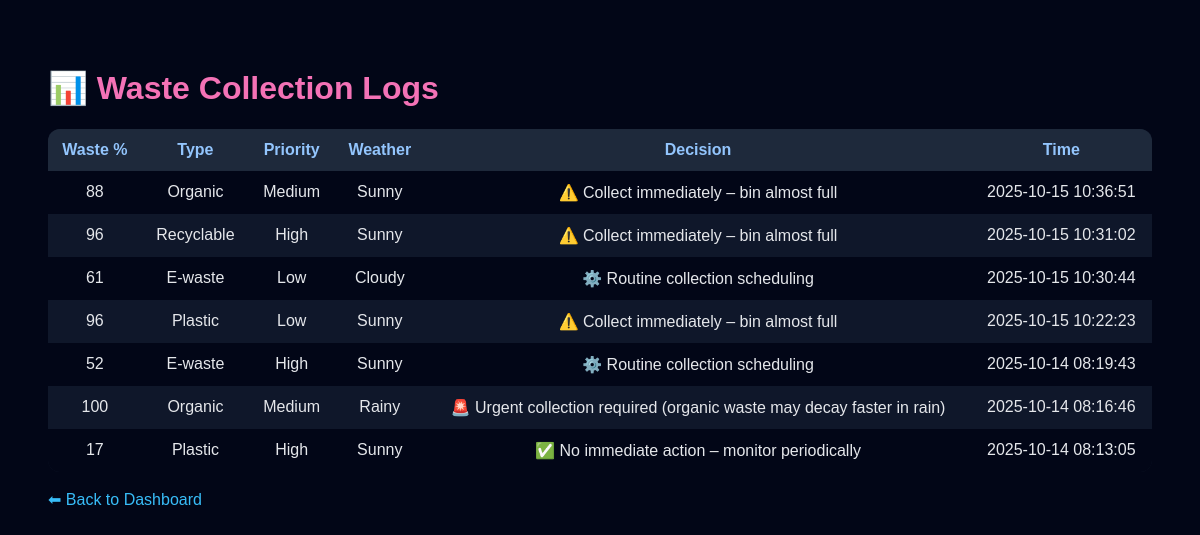
Page /logs on the committed database.
### tables this page shows
CREATE TABLE waste_log (
    id INTEGER PRIMARY KEY AUTOINCREMENT,
    waste_level INTEGER,
    waste_type TEXT,
    location_priority TEXT,
    weather_condition TEXT,
    decision TEXT,
    timestamp DATETIME DEFAULT CURRENT_TIMESTAMP
);

### agent.py (the view)
@app.route("/logs")
def logs():
    c.execute("""
        SELECT waste_level, waste_type, location_priority,
               weather_condition, decision, timestamp
        FROM waste_log ORDER BY timestamp DESC
    """)
    rows = c.fetchall()
    return render_template("logs.html", rows=rows)

### templates/logs.html (shortened to what this page needs)
<!DOCTYPE html>
<html>
<head>
</head>
<body>
    <h1>📊 Waste Collection Logs</h1>
    <table>
        <tr>
            <th>Waste %</th>
            <th>Type</th>
            <th>Priority</th>
            <th>Weather</th>
            <th>Decision</th>
            <th>Time</th>
        </tr>
        {% for row in rows %}
        <tr>
            <td>{{ row[0] }}</td>
            <td>{{ row[1] }}</td>
            <td>{{ row[2] }}</td>
            <td>{{ row[3] }}</td>
            <td>{{ row[4] }}</td>
            <td>{{ row[5] }}</td>
        </tr>
        {% endfor %}
    </table>
    <br>
    <a href="/">⬅ Back to Dashboard</a>
</body>
</html>

### templates/logs.html (style rules this page uses)
body { background: #020617; color: #e5e7eb; font-family: Arial, sans-serif; padding: 40px; }
h1 { color: #f472b6; }
table { width: 100%; border-collapse: collapse; margin-top: 20px; background: #0f172a; border-radius: 12px; overflow: hidden; }
th, td { padding: 12px; text-align: center; }
th { background: #1e293b; color: #93c5fd; }
tr:nth-child(even) { background: #020617; }
a { color: #38bdf8; text-decoration: none; }

### rows in the picture
waste_log: waste_level "88", waste_type "Organic", location_priority "Medium", weather_condition "Sunny", decision "⚠️ Collect immediately – bin almost full", timestamp "2025-10-15 10:36:51"
waste_log: waste_level "96", waste_type "Recyclable", location_priority "High", weather_condition "Sunny", decision "⚠️ Collect immediately – bin almost full", timestamp "2025-10-15 10:31:02"
waste_log: waste_level "61", waste_type "E-waste", location_priority "Low", weather_condition "Cloudy", decision "⚙️ Routine collection scheduling", timestamp "2025-10-15 10:30:44"
waste_log: waste_level "96", waste_type "Plastic", location_priority "Low", weather_condition "Sunny", decision "⚠️ Collect immediately – bin almost full", timestamp "2025-10-15 10:22:23"
waste_log: waste_level "52", waste_type "E-waste", location_priority "High", weather_condition "Sunny", decision "⚙️ Routine collection scheduling", timestamp "2025-10-14 08:19:43"
waste_log: waste_level "100", waste_type "Organic", location_priority "Medium", weather_condition "Rainy", decision "🚨 Urgent collection required (organic waste may decay faster in rain)", timestamp "2025-10-14 08:16:46"
waste_log: waste_level "17", waste_type "Plastic", location_priority "High", weather_condition "Sunny", decision "✅ No immediate action – monitor periodically", timestamp "2025-10-14 08:13:05"
